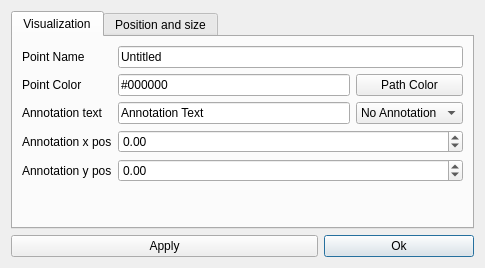
<?xml version="1.0" encoding="UTF-8"?>
<ui version="4.0">
 <class>ModifyPoint</class>
 <widget class="QDialog" name="ModifyPoint">
  <property name="geometry">
   <rect>
    <x>0</x>
    <y>0</y>
    <width>485</width>
    <height>268</height>
   </rect>
  </property>
  <property name="minimumSize">
   <size>
    <width>485</width>
    <height>268</height>
   </size>
  </property>
  <property name="windowTitle">
   <string>Modify Point</string>
  </property>
  <layout class="QGridLayout" name="gridLayout">
   <item row="7" column="3">
    <widget class="QPushButton" name="OkButton">
     <property name="text">
      <string>Ok</string>
     </property>
     <property name="default">
      <bool>true</bool>
     </property>
    </widget>
   </item>
   <item row="7" column="1" colspan="2">
    <widget class="QPushButton" name="ApplyButton">
     <property name="text">
      <string>Apply</string>
     </property>
     <property name="autoDefault">
      <bool>false</bool>
     </property>
    </widget>
   </item>
   <item row="0" column="1" colspan="3">
    <widget class="QTabWidget" name="tabWidget">
     <property name="currentIndex">
      <number>0</number>
     </property>
     <widget class="QWidget" name="tab">
      <attribute name="title">
       <string>Visualization</string>
      </attribute>
      <layout class="QGridLayout" name="gridLayout_2">
       <item row="0" column="1" colspan="2">
        <widget class="QLineEdit" name="PointNameLine">
         <property name="text">
          <string>Untitled</string>
         </property>
        </widget>
       </item>
       <item row="3" column="0">
        <widget class="QLabel" name="label_11">
         <property name="text">
          <string>Annotation x pos</string>
         </property>
        </widget>
       </item>
       <item row="4" column="1" colspan="2">
        <widget class="QDoubleSpinBox" name="AnnotationYLine">
         <property name="sizePolicy">
          <sizepolicy hsizetype="Expanding" vsizetype="Fixed">
           <horstretch>0</horstretch>
           <verstretch>0</verstretch>
          </sizepolicy>
         </property>
         <property name="minimum">
          <double>-999999999.990000009536743</double>
         </property>
         <property name="maximum">
          <double>999999999.990000009536743</double>
         </property>
        </widget>
       </item>
       <item row="0" column="0">
        <widget class="QLabel" name="label">
         <property name="text">
          <string>Point Name</string>
         </property>
        </widget>
       </item>
       <item row="1" column="0">
        <widget class="QLabel" name="label_2">
         <property name="text">
          <string>Point Color</string>
         </property>
        </widget>
       </item>
       <item row="2" column="1">
        <widget class="QLineEdit" name="AnnotationTextLine">
         <property name="sizePolicy">
          <sizepolicy hsizetype="Expanding" vsizetype="Fixed">
           <horstretch>0</horstretch>
           <verstretch>0</verstretch>
          </sizepolicy>
         </property>
         <property name="text">
          <string>Annotation Text</string>
         </property>
        </widget>
       </item>
       <item row="1" column="1">
        <widget class="QLineEdit" name="PointColorLine">
         <property name="text">
          <string>#000000</string>
         </property>
        </widget>
       </item>
       <item row="2" column="2">
        <widget class="QComboBox" name="AnnonationMetod">
         <item>
          <property name="text">
           <string>No Annotation</string>
          </property>
         </item>
         <item>
          <property name="text">
           <string>Annotation</string>
          </property>
         </item>
        </widget>
       </item>
       <item row="4" column="0">
        <widget class="QLabel" name="label_12">
         <property name="text">
          <string>Annotation y pos</string>
         </property>
        </widget>
       </item>
       <item row="2" column="0">
        <widget class="QLabel" name="label_10">
         <property name="text">
          <string>Annotation text</string>
         </property>
        </widget>
       </item>
       <item row="3" column="1" colspan="2">
        <widget class="QDoubleSpinBox" name="AnnotationXLine">
         <property name="sizePolicy">
          <sizepolicy hsizetype="Expanding" vsizetype="Fixed">
           <horstretch>0</horstretch>
           <verstretch>0</verstretch>
          </sizepolicy>
         </property>
         <property name="minimum">
          <double>-999999999.990000009536743</double>
         </property>
         <property name="maximum">
          <double>999999999.990000009536743</double>
         </property>
        </widget>
       </item>
       <item row="1" column="2">
        <widget class="QPushButton" name="PathColorButton">
         <property name="text">
          <string>Path Color</string>
         </property>
         <property name="autoDefault">
          <bool>false</bool>
         </property>
        </widget>
       </item>
       <item row="5" column="0" colspan="3">
        <spacer name="verticalSpacer">
         <property name="orientation">
          <enum>Qt::Vertical</enum>
         </property>
         <property name="sizeHint" stdset="0">
          <size>
           <width>20</width>
           <height>40</height>
          </size>
         </property>
        </spacer>
       </item>
      </layout>
     </widget>
     <widget class="QWidget" name="tab_2">
      <attribute name="title">
       <string>Position and size</string>
      </attribute>
      <layout class="QGridLayout" name="gridLayout_3">
       <item row="0" column="0">
        <widget class="QScrollArea" name="scrollArea">
         <property name="widgetResizable">
          <bool>true</bool>
         </property>
         <widget class="QWidget" name="scrollAreaWidgetContents">
          <property name="geometry">
           <rect>
            <x>0</x>
            <y>0</y>
            <width>443</width>
            <height>170</height>
           </rect>
          </property>
          <layout class="QGridLayout" name="gridLayout_4">
           <item row="1" column="1">
            <widget class="QDoubleSpinBox" name="PointYLine">
             <property name="sizePolicy">
              <sizepolicy hsizetype="Expanding" vsizetype="Fixed">
               <horstretch>0</horstretch>
               <verstretch>0</verstretch>
              </sizepolicy>
             </property>
             <property name="minimum">
              <double>-999999999.990000009536743</double>
             </property>
             <property name="maximum">
              <double>999999999.990000009536743</double>
             </property>
             <property name="singleStep">
              <double>0.100000000000000</double>
             </property>
            </widget>
           </item>
           <item row="1" column="0">
            <widget class="QLabel" name="label_4">
             <property name="text">
              <string>Point y position</string>
             </property>
            </widget>
           </item>
           <item row="2" column="1">
            <widget class="QDoubleSpinBox" name="PointSizeLine">
             <property name="sizePolicy">
              <sizepolicy hsizetype="Expanding" vsizetype="Fixed">
               <horstretch>0</horstretch>
               <verstretch>0</verstretch>
              </sizepolicy>
             </property>
             <property name="minimum">
              <double>1.000000000000000</double>
             </property>
             <property name="maximum">
              <double>999999999.990000009536743</double>
             </property>
             <property name="singleStep">
              <double>1.000000000000000</double>
             </property>
             <property name="value">
              <double>50.000000000000000</double>
             </property>
            </widget>
           </item>
           <item row="0" column="1">
            <widget class="QDoubleSpinBox" name="PointXLine">
             <property name="sizePolicy">
              <sizepolicy hsizetype="Expanding" vsizetype="Fixed">
               <horstretch>0</horstretch>
               <verstretch>0</verstretch>
              </sizepolicy>
             </property>
             <property name="minimum">
              <double>-999999999.990000009536743</double>
             </property>
             <property name="maximum">
              <double>999999999.990000009536743</double>
             </property>
             <property name="singleStep">
              <double>0.100000000000000</double>
             </property>
             <property name="value">
              <double>0.000000000000000</double>
             </property>
            </widget>
           </item>
           <item row="0" column="0">
            <widget class="QLabel" name="label_3">
             <property name="text">
              <string>Point x position</string>
             </property>
            </widget>
           </item>
           <item row="2" column="0">
            <widget class="QLabel" name="label_5">
             <property name="text">
              <string>Point size</string>
             </property>
            </widget>
           </item>
           <item row="3" column="0" colspan="2">
            <spacer name="verticalSpacer_2">
             <property name="orientation">
              <enum>Qt::Vertical</enum>
             </property>
             <property name="sizeHint" stdset="0">
              <size>
               <width>20</width>
               <height>40</height>
              </size>
             </property>
            </spacer>
           </item>
          </layout>
         </widget>
        </widget>
       </item>
      </layout>
     </widget>
    </widget>
   </item>
  </layout>
 </widget>
 <resources/>
 <connections/>
</ui>
